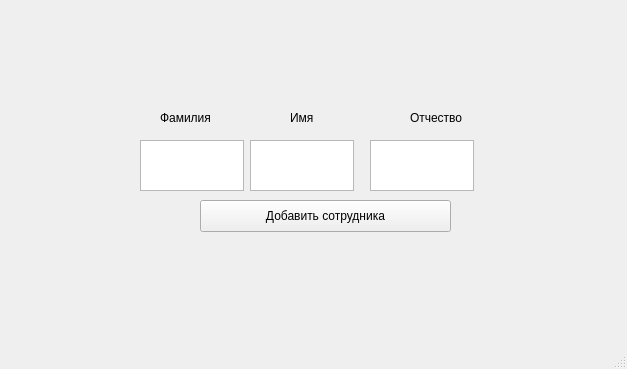
<?xml version="1.0" encoding="UTF-8"?>
<ui version="4.0">
 <class>MainWindow</class>
 <widget class="QMainWindow" name="MainWindow">
  <property name="geometry">
   <rect>
    <x>0</x>
    <y>0</y>
    <width>627</width>
    <height>369</height>
   </rect>
  </property>
  <property name="windowTitle">
   <string>MainWindow</string>
  </property>
  <widget class="QWidget" name="centralwidget">
   <widget class="QTextEdit" name="textSurname">
    <property name="geometry">
     <rect>
      <x>140</x>
      <y>140</y>
      <width>104</width>
      <height>51</height>
     </rect>
    </property>
   </widget>
   <widget class="QTextEdit" name="textPatr">
    <property name="geometry">
     <rect>
      <x>370</x>
      <y>140</y>
      <width>104</width>
      <height>51</height>
     </rect>
    </property>
   </widget>
   <widget class="QPushButton" name="addWorkerButton">
    <property name="geometry">
     <rect>
      <x>200</x>
      <y>200</y>
      <width>251</width>
      <height>32</height>
     </rect>
    </property>
    <property name="text">
     <string>Добавить сотрудника</string>
    </property>
   </widget>
   <widget class="QLabel" name="label">
    <property name="geometry">
     <rect>
      <x>160</x>
      <y>110</y>
      <width>60</width>
      <height>16</height>
     </rect>
    </property>
    <property name="text">
     <string>Фамилия</string>
    </property>
   </widget>
   <widget class="QLabel" name="label_2">
    <property name="geometry">
     <rect>
      <x>290</x>
      <y>110</y>
      <width>60</width>
      <height>16</height>
     </rect>
    </property>
    <property name="text">
     <string>Имя</string>
    </property>
   </widget>
   <widget class="QLabel" name="label_3">
    <property name="geometry">
     <rect>
      <x>410</x>
      <y>110</y>
      <width>60</width>
      <height>16</height>
     </rect>
    </property>
    <property name="text">
     <string>Отчество </string>
    </property>
   </widget>
   <widget class="QTextEdit" name="textName">
    <property name="geometry">
     <rect>
      <x>250</x>
      <y>140</y>
      <width>104</width>
      <height>51</height>
     </rect>
    </property>
   </widget>
  </widget>
  <widget class="QMenuBar" name="menubar">
   <property name="geometry">
    <rect>
     <x>0</x>
     <y>0</y>
     <width>627</width>
     <height>24</height>
    </rect>
   </property>
  </widget>
  <widget class="QStatusBar" name="statusbar"/>
 </widget>
 <resources/>
 <connections/>
</ui>
